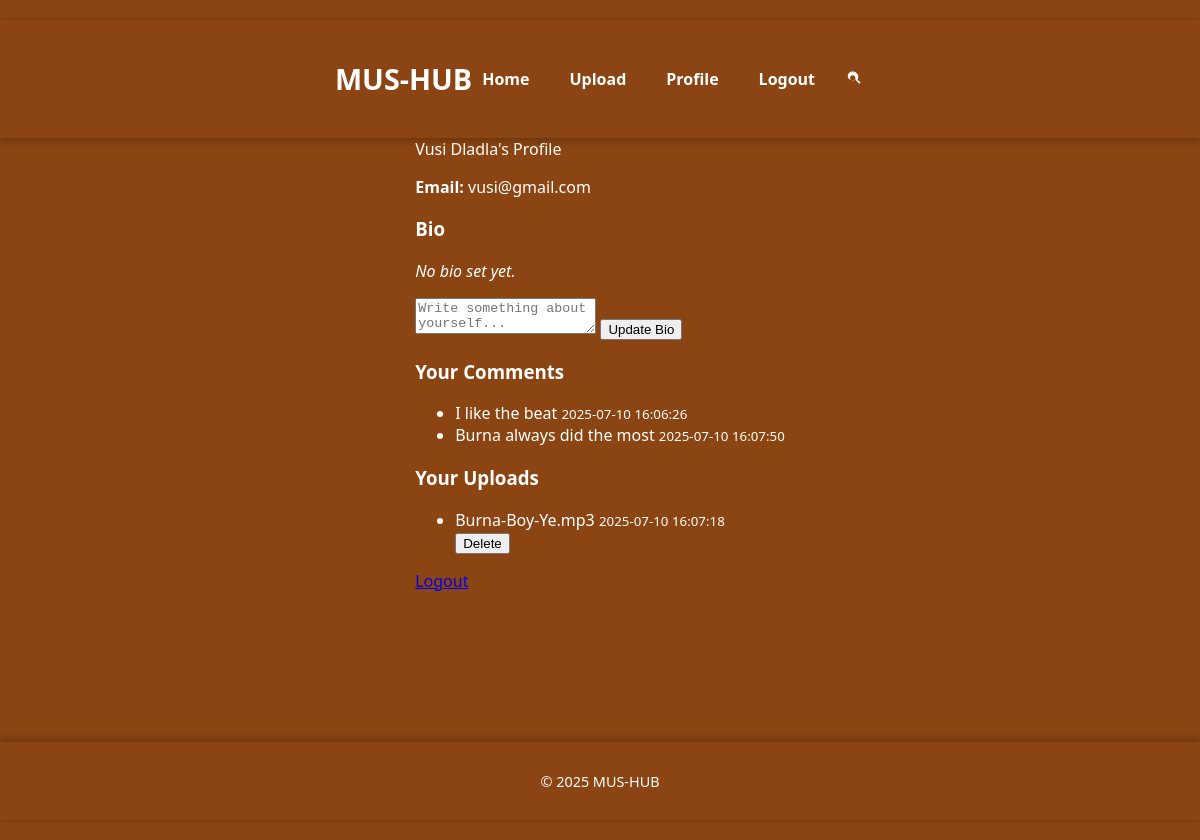
The page /profile (signed in) on the database its author committed.
### app.py (models this page shows)
class User(db.Model):
    UserID = db.Column(db.Integer, primary_key=True)
    Username = db.Column(db.String(80), nullable=False)
    Email = db.Column(db.String(120), unique=True, nullable=False)
    Password = db.Column(db.String(200), nullable=False)
    Role = db.Column(db.String(20), nullable=False)
    Bio = db.Column(db.String(500))
    comments = db.relationship('Comment', backref='author', lazy=True)

class Comment(db.Model):
    CommentID = db.Column(db.Integer, primary_key=True)
    ContentID = db.Column(db.Integer, db.ForeignKey('content.ContentID'), nullable=False)
    UserID = db.Column(db.Integer, db.ForeignKey('user.UserID'), nullable=False)
    CommentText = db.Column(db.Text, nullable=False)
    CommentDate = db.Column(db.DateTime, default=datetime.utcnow)
    user = db.relationship('User')

class Content(db.Model):
    ContentID = db.Column(db.Integer, primary_key=True)
    UserID = db.Column(db.Integer, db.ForeignKey('user.UserID'), nullable=False)
    FilePath = db.Column(db.String(200), nullable=False)
    UploadDate = db.Column(db.DateTime, default=datetime.utcnow)
    user = db.relationship('User', backref='contents')  # <---- Added relationship here

### app.py (the view, shortened to what this page needs)
@app.route('/profile', methods=['GET', 'POST'])
def profile():
    user_id = session.get('user_id')
    if user_id is None:
        return redirect(url_for('login'))
    user = User.query.get(user_id)
    uploads = Content.query.filter_by(UserID=user_id).all()
    return render_template('profile.html', user=user, user_uploads=uploads)

### app.py (called while the page is built)
@app.context_processor
def inject_now():
    return {
        'now': datetime.utcnow(),
        'current_user_id': session.get('user_id')
    }

### templates/profile.html (shortened to what this page needs)
{% extends "base.html" %}
{% block content %}
<div class="profile-container">
  <div class="profile-header">{{ user.Username }}'s Profile</div>
  <div class="profile-section">
    <p><strong>Email:</strong> {{ user.Email }}</p>
    <h3>Bio</h3>
    {% if user.Bio %}
      <p class="bio-text">{{ user.Bio }}</p>
    {% else %}
      <p class="bio-text"><em>No bio set yet.</em></p>
    {% endif %}
    <form action="{{ url_for('profile') }}" method="POST">
      <textarea name="bio" placeholder="Write something about yourself...">{{ user.Bio or '' }}</textarea>
      <button type="submit">Update Bio</button>
    </form>
  </div>
  <div class="profile-section">
    <h3>Your Comments</h3>
    <ul>
      {% for comment in user.comments %}
        <li>
          {{ comment.CommentText }}
          <small>{{ comment.CommentDate.strftime('%Y-%m-%d %H:%M:%S') }}</small>
        </li>
      {% else %}
        <li>No comments yet.</li>
      {% endfor %}
    </ul>
  </div>
  <div class="profile-section">
    <h3>Your Uploads</h3>
    <ul>
      {% for content in user_uploads %}
        <li>
          {{ content.FilePath }}
          <small>{{ content.UploadDate.strftime('%Y-%m-%d %H:%M:%S') }}</small>
          <form action="{{ url_for('delete_upload', content_id=content.ContentID) }}" method="POST">
            <button type="submit" onclick="return confirm('Are you sure you want to delete this upload?');">Delete</button>
          </form>
        </li>
      {% else %}
        <li>You haven't uploaded anything yet.</li>
      {% endfor %}
    </ul>
  </div>
  <a class="logout-link" href="{{ url_for('logout') }}">Logout</a>
</div>
{% endblock %}

### static/base.css (style rules this page uses)
body { margin: 0; min-height: 100vh; display: flex; flex-direction: column; justify-content: flex-start; align-items: center; background-color: hsl(25, 76%, 31%); background-image: url('https://images.unsplash.com/uploads/1412282232015a06e258a/4bdd2a58?fm=jpg&q=60&w=3000&ixlib=rb-4.1.0&ixid=M3wxMjA3fDB8MHxzZWFyY2h8N3x8bXVzaWMlMjBiYWNrZ3JvdW5kfGVufDB8fDB8fHww'); background-size: cover; background-position: center; animation: fade 6s ease-in-out infinite alternate; font-family: 'Segoe UI', Tahoma, Geneva, Verdana, sans-serif; color: #fff; padding: 20px 0; }

### rows shown on the page
User: Username "Vusi Dladla", Email "vusi@gmail.com"
Comment: CommentText "I like the beat", CommentDate "2025-07-10 16:06:26"
Comment: CommentText "Burna always did the most", CommentDate "2025-07-10 16:07:50"
Content: FilePath "Burna-Boy-Ye.mp3", UploadDate "2025-07-10 16:07:18"
